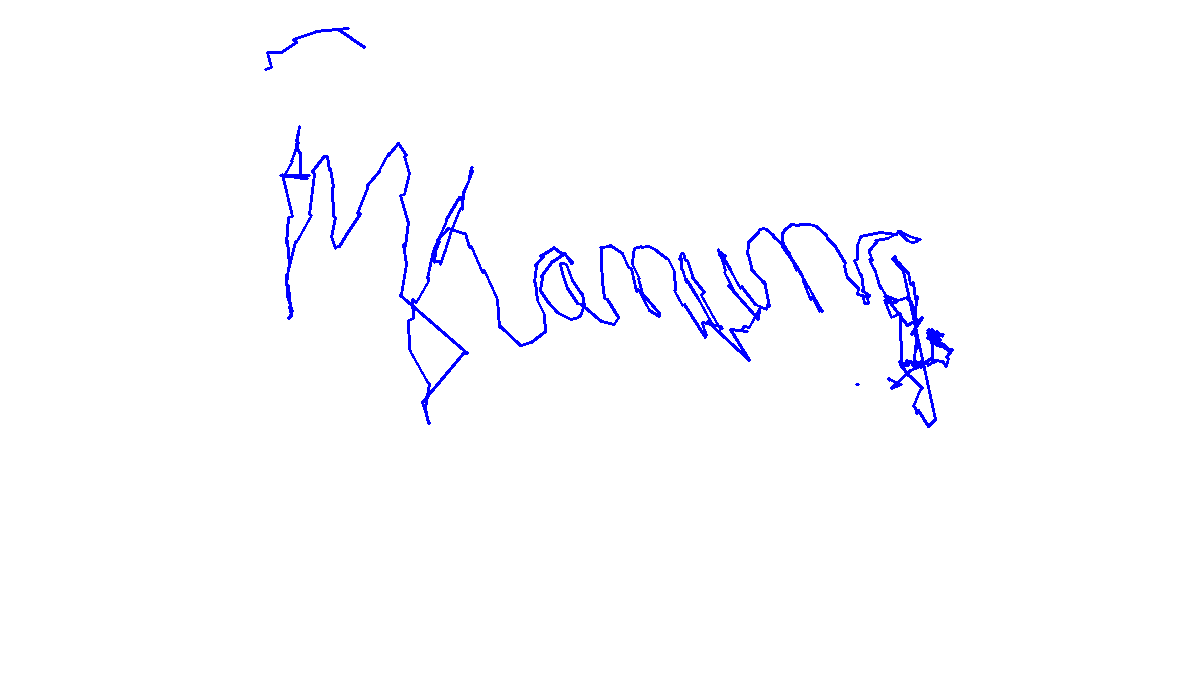
#> input picture signature.png, 1200 x 699 px
$ python optimization.py
#> lines starting #> are read from the running program, lines starting #| are printed output that depends on the picture; after the words box and inside, x2 and y2 are one past the last pixel; in counts of white or black regions, pixels touching at a corner belong together
import cv2

# Load the saved signature
signature = cv2.imread("signature.png")
#> signature is the input picture: shape (699, 1200, 3); mean B, G, R 255, 251.1, 251.1

# Convert to grayscale
gray_signature = cv2.cvtColor(signature, cv2.COLOR_BGR2GRAY)
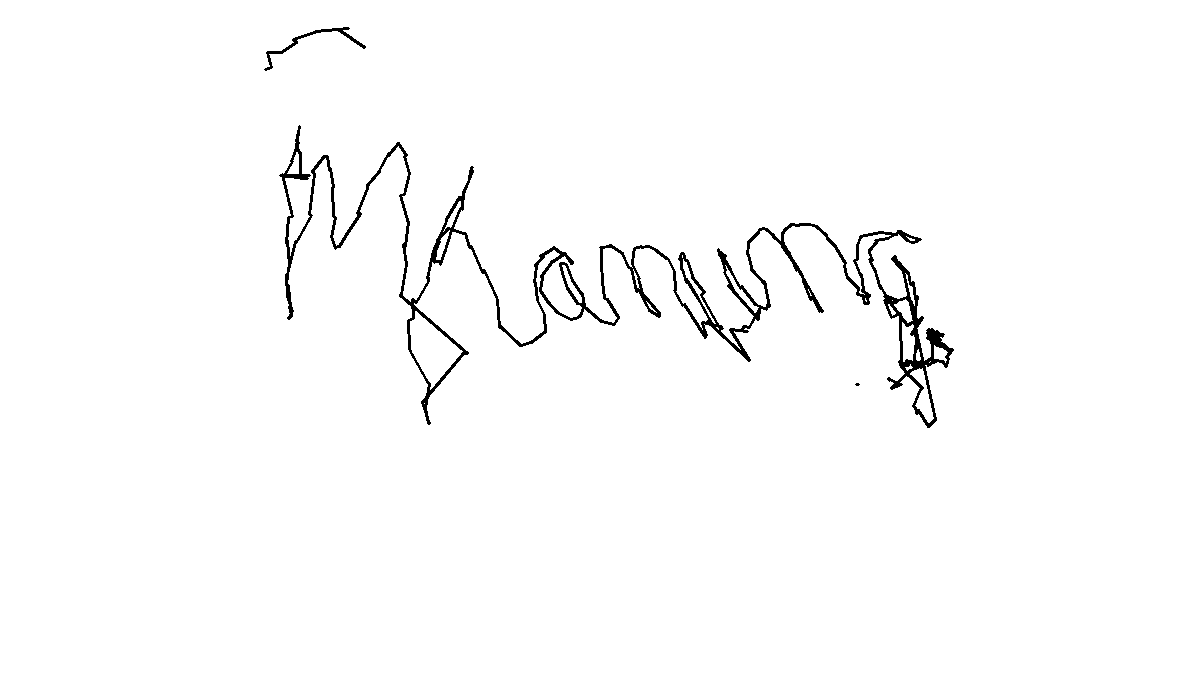
#> gray_signature: shape (699, 1200); values 29 (black) and 255 (white), 98.5% white; 3 black regions (1 under 20 px), largest, box (x1, y1, x2, y2) and area: (279, 125, 954, 428) 12493, (264, 27, 366, 71) 440

# Remove noise
blurred_signature = cv2.GaussianBlur(gray_signature, (5, 5), 0)

# Apply binary thresholding
_, binary_signature = cv2.threshold(blurred_signature, 0, 255, cv2.THRESH_BINARY + cv2.THRESH_OTSU)
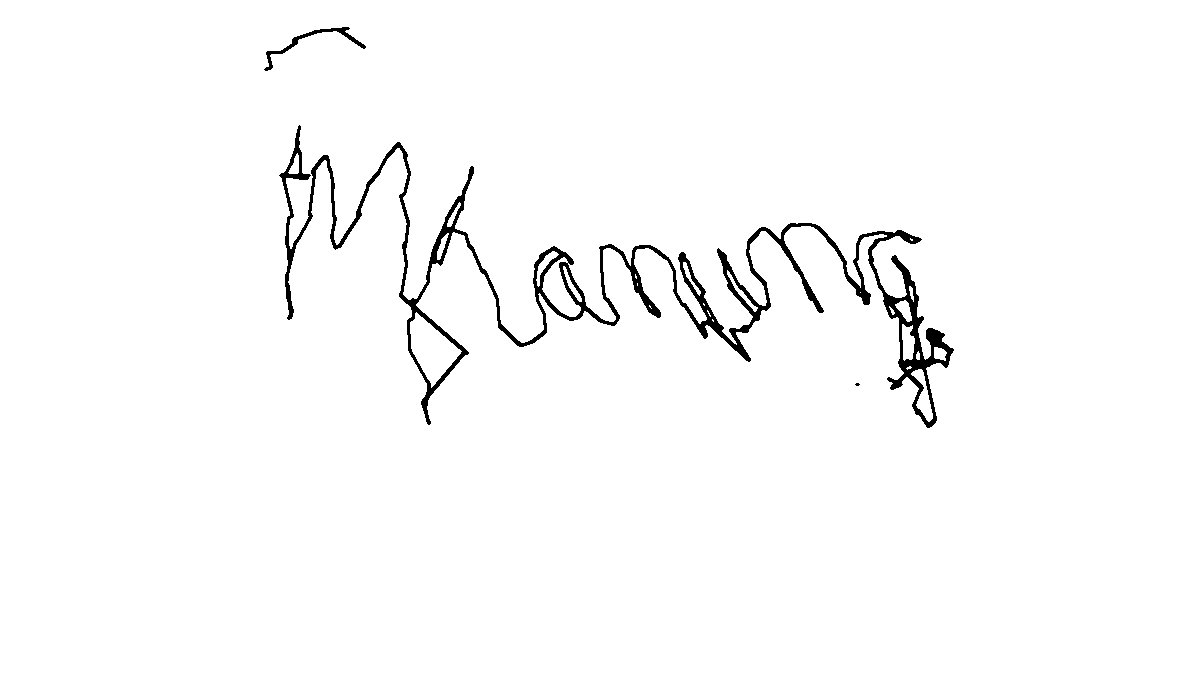
#> binary_signature: shape (699, 1200); 98.2% white; 3 black regions (1 under 20 px), largest, box (x1, y1, x2, y2) and area: (279, 125, 954, 428) 14994, (264, 27, 366, 71) 507

# Define a kernel for morphological operations
kernel = cv2.getStructuringElement(cv2.MORPH_RECT, (3, 3))

# Dilate to strengthen the strokes
dilated_signature = cv2.dilate(binary_signature, kernel, iterations=1)
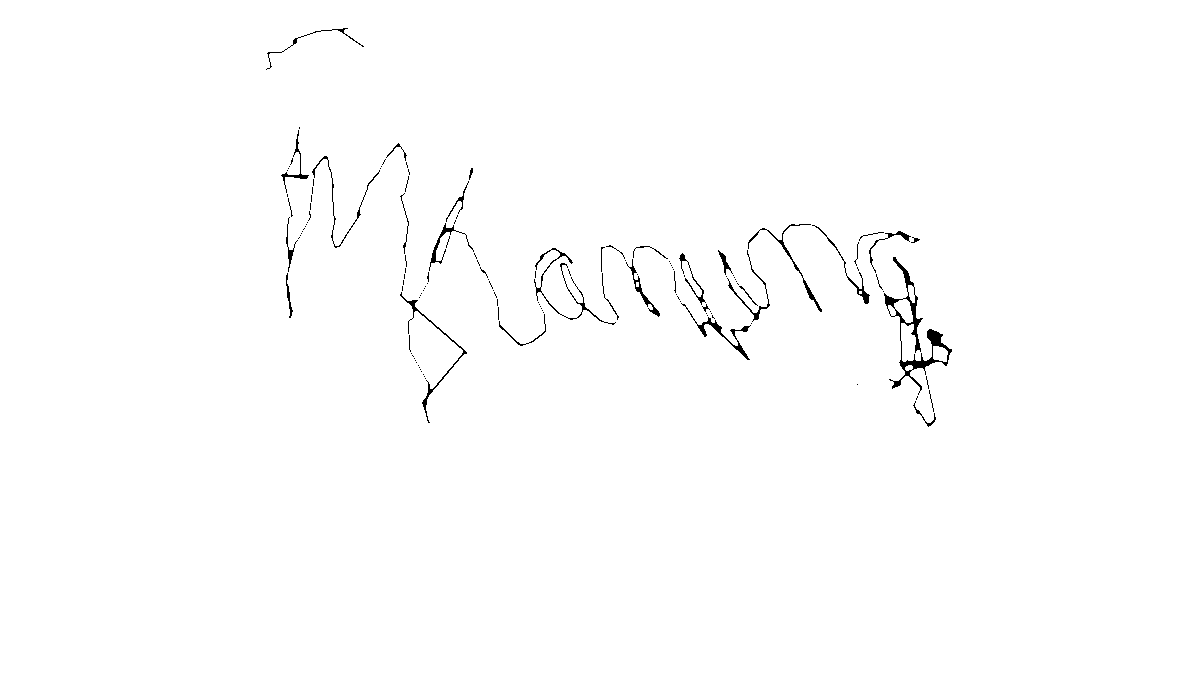
#> dilated_signature: shape (699, 1200); 99.3% white; black in thin lines or dots, all inside (x1, y1, x2, y2) = (266, 28, 952, 427)

# Erode to refine the edges
optimized_signature = cv2.erode(dilated_signature, kernel, iterations=1)
#> optimized_signature: shape (699, 1200); 98.2% white; 3 black regions (1 under 20 px), largest, box (x1, y1, x2, y2) and area: (280, 126, 953, 428) 14914, (265, 27, 365, 71) 501

# Save the optimized signature
cv2.imwrite("optimized_signature.png", optimized_signature)
print("Optimized signature saved as 'optimized_signature.png'")
